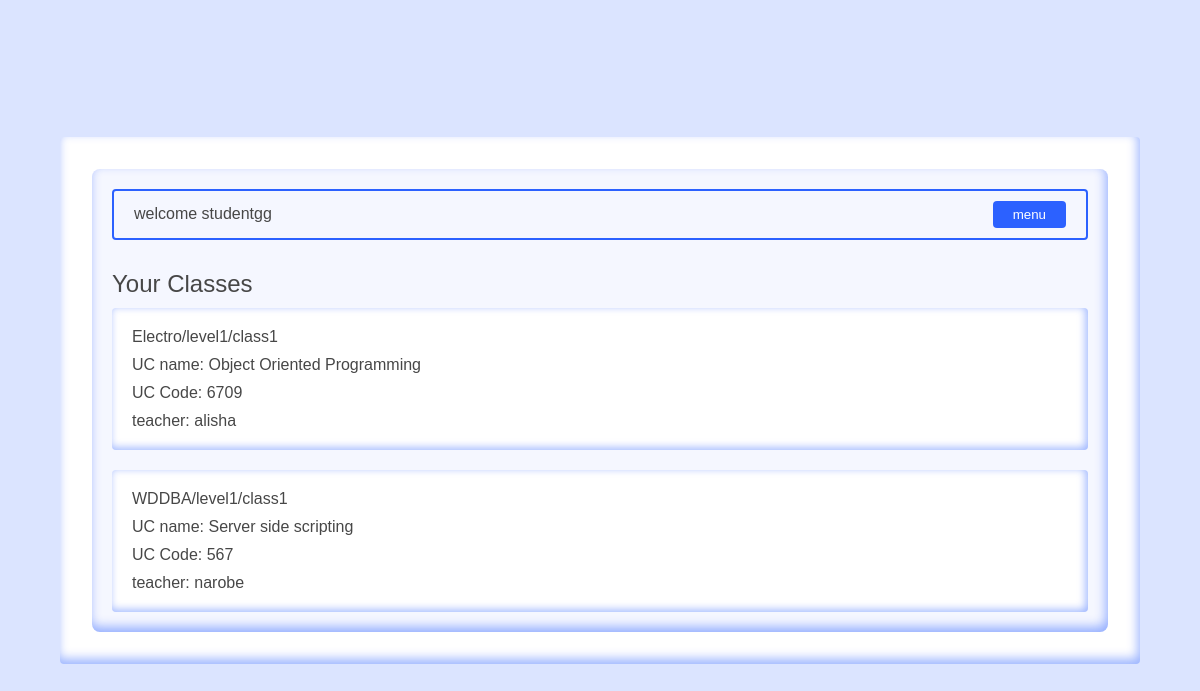
Page /studentdashboard.php (signed in) on the committed database.
### tables this page shows
CREATE TABLE `teacherclass` (
  `teacherclassid` int(11) NOT NULL,
  `teacherid` int(11) NOT NULL,
  `classid` int(11) NOT NULL,
  `ucid` int(11) NOT NULL,
  `schoolyear` int(11) NOT NULL
);

CREATE TABLE `department` (
  `departmentid` int(11) NOT NULL,
  `departmentname` varchar(30) NOT NULL,
  `departmenthead` varchar(30) NOT NULL
);

CREATE TABLE `classroom` (
  `classid` int(11) NOT NULL,
  `classname` varchar(30) NOT NULL
);

CREATE TABLE `uc` (
  `ucid` int(11) NOT NULL,
  `uccode` int(11) NOT NULL,
  `uctitle` varchar(30) NOT NULL,
  `unit` int(11) NOT NULL
);

CREATE TABLE `teacher` (
  `teacherid` int(11) NOT NULL,
  `firstname` varchar(30) NOT NULL,
  `lastname` varchar(30) NOT NULL,
  `departmentid` int(11) NOT NULL,
  `username` varchar(30) NOT NULL,
  `password` varchar(30) NOT NULL,
  `role` varchar(30) NOT NULL DEFAULT 'teacher'
);

### studentdashboard.php (the view, shortened to what this page needs)
<?php
include "conn.php";
$class_id=$_SESSION["classid"];
$sql="SELECT * FROM `teacherclass` WHERE classid='$class_id'";
$result=$conn->query($sql);
?>
<!DOCTYPE html>
<html lang="en">
  <head>
    <link rel="stylesheet" href="index.css" />
  </head>
  <body>
    <div class="container dashboard-container">
      <div class="main">
        <div class="welcome">
          <div>welcome student<?php echo $_SESSION["username"];?></div>
          <div>
            <div class="menu">
              <button>menu</button>
            </div>
          </div>
        </div>
        <div class="classes">
          <ul class="class-lists">
            <h2>Your Classes</h2>
          <?php
          if($result->num_rows > 0){
            while($row = $result -> fetch_assoc()){
              $teacherid=$row["teacherid"];
              $classid=$row["classid"];
              $ucid=$row["ucid"];
              $ucsql= "SELECT * FROM `uc` WHERE ucid = '$ucid'";
              $crsql= "SELECT * FROM `classroom` WHERE classid = '$classid'";
              $tcsql= "SELECT * FROM `teacher` WHERE teacherid = '$teacherid'";
              $ucresult=$conn->query($ucsql);
              $crresult=$conn->query($crsql);
              $tcresult=$conn->query($tcsql);
              $ucrow = $ucresult -> fetch_assoc();
              if($ucresult->num_rows > 0){
                $uctitle= $ucrow['uctitle'];
                $uccode= $ucrow['uccode'];
            }
            $crrow = $crresult -> fetch_assoc();
            if($crresult->num_rows > 0){
              $classname = $crrow["classname"];
            }
            $tcrow = $tcresult -> fetch_assoc();
            if($tcresult->num_rows > 0){
              $departmentid = $tcrow["departmentid"];
              $teacher = $tcrow["firstname"];
            }
            $depsql="SELECT * FROM `department` WHERE departmentid = $departmentid";
            $depresult=$conn->query($depsql);
            $deprow = $depresult -> fetch_assoc();
            if($depresult->num_rows > 0){
              $departmentname = $deprow["departmentname"];
            }
            echo "<li>
            <p>$departmentname/level1/$classname</p>
            <p>UC name: $uctitle</p>
            <p>UC Code: $uccode</p>
            <p>teacher: $teacher</p>
            </li>";
        }
      }
      ?>
          </ul>
        </div>
      </div>
    </div>
  </body>
</html>

### index.css (style rules this page uses)
*, *::before, *::after { color: hsl(0, 0%, 28%); font-family: Comic Sans MS, sans-serif; font-weight: 100; margin: 0; padding: 0; box-sizing: border-box; }
li { list-style: none; }
button { display: inline-block; padding: 6px; background: hsl(224.71deg 100% 50% / 82%); color: rgb(255, 255, 255); border: none; border-radius: 4px; padding-right: 20px; padding-left: 20px; }
body { background: hsl(224.71deg, 100%, 93%); font-family: Comic Sans MS, sans-serif; min-height: 100vh; display: flex; flex-direction: column; align-items: center; justify-content: center; }
.container { margin-top: 20px; margin-bottom: 20px; background: #ffffff; box-shadow: inset -2px -5px 11px hsl(224.71deg 100% 50% / 40%); border-radius: 4px; padding: 2rem; }
.dashboard-container { width: 90vw; gap: 2rem; display: flex; justify-content: space-between; }
.addclass, .main { box-shadow: inset -2px -5px 11px hsl(224.71deg 100% 50% / 40%); background: hsl(224.71deg, 100%, 98%); border-radius: 8px; padding: 20px; padding-left: 20px; padding-right: 20px; }
.main { flex-grow: 1; }
.main .welcome { position: relative; border: solid 2px hsl(224.71deg 100% 50% / 82%); margin-bottom: 30px; width: 100%; padding: 20px; padding-top: 10px; padding-bottom: 10px; border-radius: 4px; display: flex; align-items: center; justify-content: space-between; }
.menu { position: relative; }
.classes li { background: hsl(0, 0%, 100%); border-radius: 4px; padding: 20px; box-shadow: inset -2px -2px 8px hsl(224.71deg 100% 50% / 40%); }
.classes li:not(:last-child) { margin-bottom: 20px; }
.classes *:not(:last-child) { margin-bottom: 10px; }

### rows in the picture
teacherclass: department.departmentname "Electro", classid.classname "class1", ucid.uctitle "Object Oriented Programming", ucid.uccode "6709", teacherid.firstname "alisha"
teacherclass: department.departmentname "WDDBA", classid.classname "class1", ucid.uctitle "Server side scripting", ucid.uccode "567", teacherid.firstname "narobe"

### other values in the picture
$_SESSION["username"] "gg"
